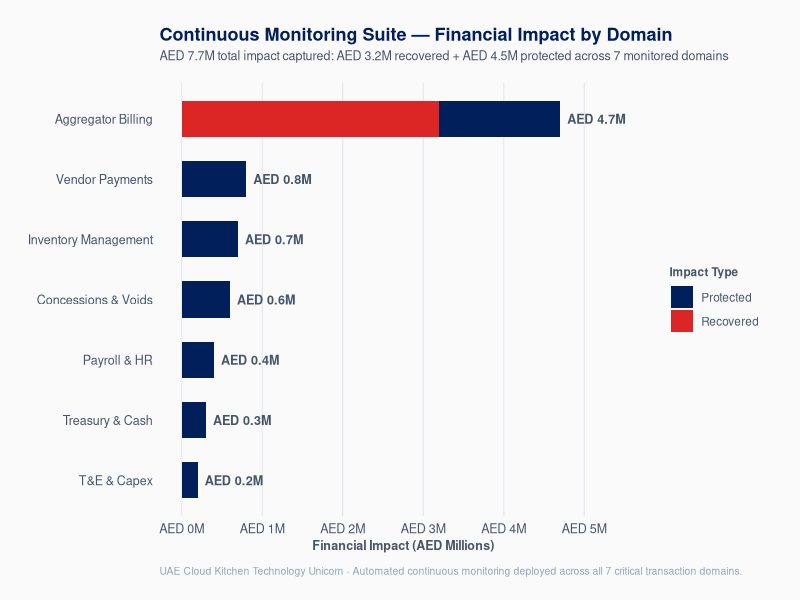
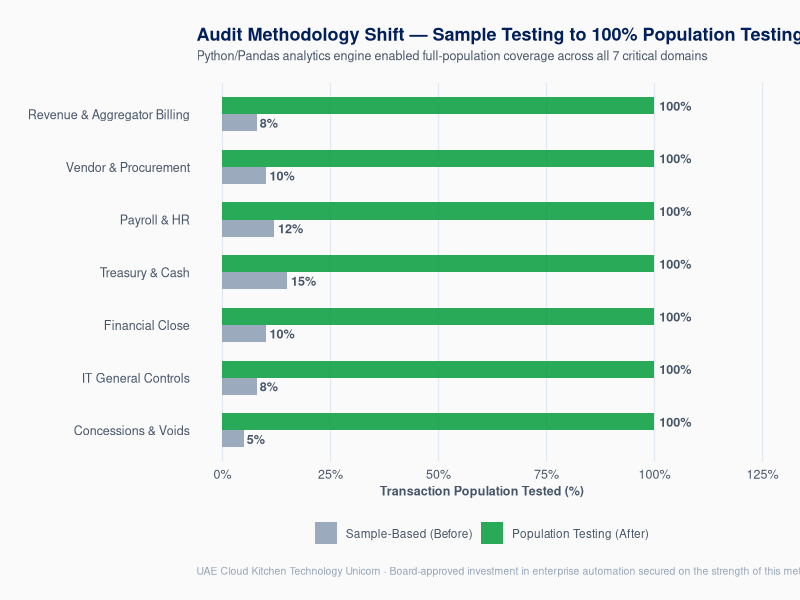
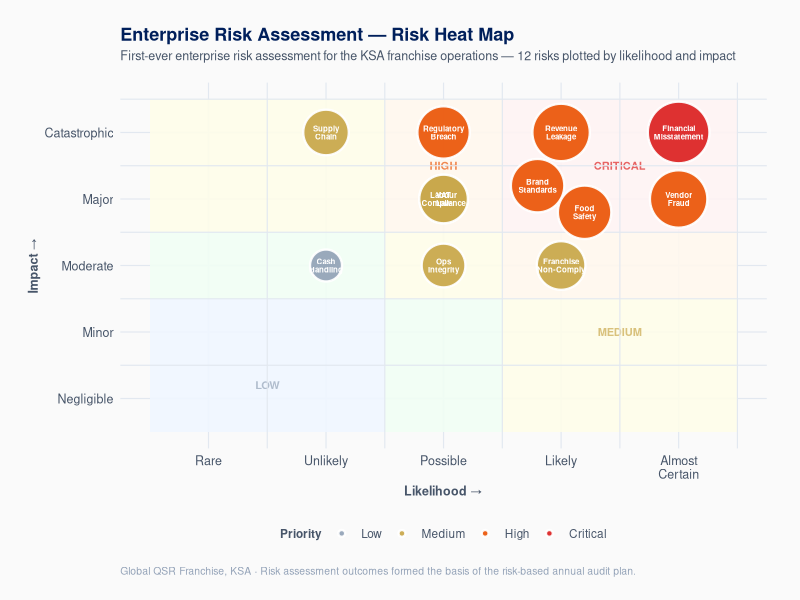
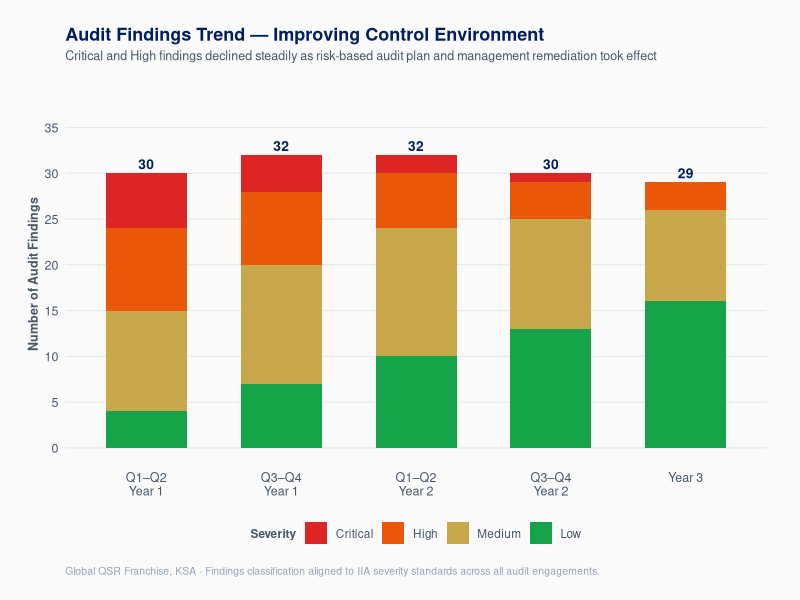
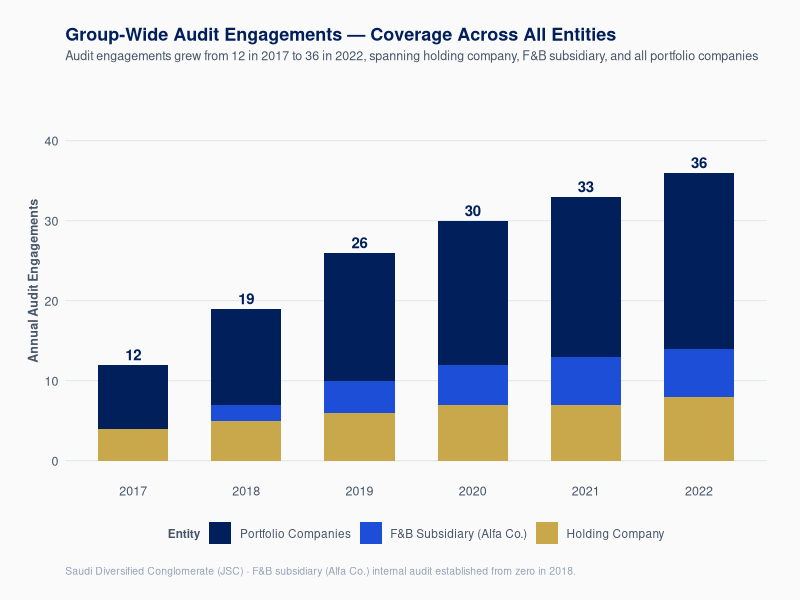
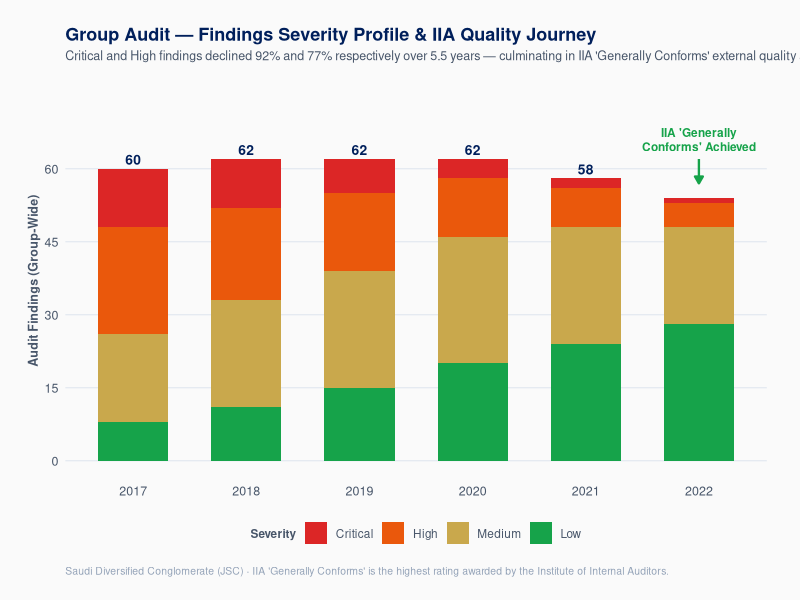

Write the R code that produced these figures, in order.
library(ggplot2)
library(dplyr)

NAVY  <- "#001F5B"
GOLD  <- "#C9A84C"
SLATE <- "#475569"
LIGHT <- "#94A3B8"
BG    <- "#FAFAFA"
WHITE <- "#FFFFFF"
GREEN <- "#16A34A"
RED   <- "#DC2626"
BLUE  <- "#1D4ED8"

BASE_THEME <- theme_minimal(base_family = "sans") +
  theme(
    plot.background  = element_rect(fill = BG, colour = NA),
    panel.background = element_rect(fill = BG, colour = NA),
    panel.grid.major = element_line(colour = "#E2E8F0", linewidth = 0.4),
    panel.grid.minor = element_blank(),
    axis.text        = element_text(size = 9,  colour = SLATE),
    axis.title       = element_text(size = 9,  colour = SLATE, face = "bold"),
    plot.title       = element_text(size = 13, colour = NAVY, face = "bold", margin = margin(b = 4)),
    plot.subtitle    = element_text(size = 9,  colour = SLATE, margin = margin(b = 14)),
    plot.caption     = element_text(size = 7.5, colour = LIGHT, hjust = 0, margin = margin(t = 10)),
    plot.margin      = margin(20, 24, 16, 20),
    legend.text      = element_text(size = 8.5, colour = SLATE),
    legend.title     = element_text(size = 8.5, colour = SLATE, face = "bold")
  )

ROOT <- "public/images/projects"

# ══════════════════════════════════════════════════════════════════════════════
# PROJECT 1 — CAE Establishment: 2 additional charts
# ══════════════════════════════════════════════════════════════════════════════
d1 <- file.path(ROOT, "cae-establishment")

# Chart 1c: Financial Impact by Monitoring Domain (AED 7.7M breakdown)
impact <- data.frame(
  domain    = factor(
    c("Aggregator Billing",   "Aggregator Billing",
      "Vendor Payments",      "Inventory Management",
      "Concessions & Voids",  "Payroll & HR",
      "Treasury & Cash",      "T&E & Capex"),
    levels = c("T&E & Capex", "Treasury & Cash", "Payroll & HR",
               "Concessions & Voids", "Inventory Management",
               "Vendor Payments", "Aggregator Billing")
  ),
  type      = c("Recovered", "Protected", "Protected", "Protected",
                "Protected", "Protected", "Protected", "Protected"),
  value_aed = c(3.2, 1.5, 0.8, 0.7, 0.6, 0.4, 0.3, 0.2)
)

type_cols <- c("Recovered" = RED, "Protected" = NAVY)

# Compute bar right edges for outside labels
impact_totals <- impact %>%
  group_by(domain) %>%
  summarise(total = sum(value_aed), .groups = "drop")

p1c <- ggplot(impact, aes(y = domain, x = value_aed, fill = type)) +
  geom_col(width = 0.6, position = "stack") +
  geom_text(
    data = impact_totals,
    aes(y = domain, x = total, label = paste0("AED ", total, "M"), fill = NULL),
    hjust = -0.12, size = 3.2, colour = SLATE, fontface = "bold",
    inherit.aes = FALSE
  ) +
  scale_fill_manual(values = type_cols, name = "Impact Type") +
  scale_x_continuous(
    labels = function(x) paste0("AED ", x, "M"),
    breaks = seq(0, 5, 1),
    limits = c(0, 5.5)
  ) +
  BASE_THEME +
  theme(panel.grid.major.y = element_blank()) +
  labs(
    title    = "Continuous Monitoring Suite — Financial Impact by Domain",
    subtitle = "AED 7.7M total impact captured: AED 3.2M recovered + AED 4.5M protected across 7 monitored domains",
    x        = "Financial Impact (AED Millions)",
    y        = NULL,
    caption  = "UAE Cloud Kitchen Technology Unicorn · Automated continuous monitoring deployed across all 7 critical transaction domains."
  )

ggsave(file.path(d1, "financial-impact.png"), p1c, width = 11, height = 5, dpi = 180)
message("1c done")

# Chart 1d: Sample-Based vs 100% Population Testing
testing <- data.frame(
  domain   = factor(
    c("Revenue & Aggregator Billing", "Vendor & Procurement",
      "Payroll & HR", "Treasury & Cash",
      "Financial Close", "IT General Controls",
      "Concessions & Voids"),
    levels = rev(c("Revenue & Aggregator Billing", "Vendor & Procurement",
                   "Payroll & HR", "Treasury & Cash",
                   "Financial Close", "IT General Controls",
                   "Concessions & Voids"))
  ),
  before_pct = c(8, 10, 12, 15, 10, 8, 5),
  after_pct  = rep(100, 7)
)

testing_long <- rbind(
  data.frame(domain = testing$domain, pct = testing$before_pct, phase = "Sample-Based (Before)"),
  data.frame(domain = testing$domain, pct = testing$after_pct,  phase = "Population Testing (After)")
)
testing_long$phase <- factor(testing_long$phase,
  levels = c("Sample-Based (Before)", "Population Testing (After)"))

p1d <- ggplot(testing_long, aes(y = domain, x = pct, fill = phase)) +
  geom_col(position = "dodge", width = 0.65, alpha = 0.92) +
  geom_text(
    aes(label = paste0(pct, "%")),
    position = position_dodge(width = 0.65),
    hjust = -0.15, size = 3.2, colour = SLATE, fontface = "bold"
  ) +
  scale_fill_manual(
    values = c("Sample-Based (Before)" = LIGHT, "Population Testing (After)" = GREEN),
    name   = NULL
  ) +
  scale_x_continuous(limits = c(0, 120), labels = function(x) paste0(x, "%")) +
  BASE_THEME +
  theme(
    panel.grid.major.y = element_blank(),
    legend.position    = "bottom"
  ) +
  labs(
    title    = "Audit Methodology Shift — Sample Testing to 100% Population Testing",
    subtitle = "Python/Pandas analytics engine enabled full-population coverage across all 7 critical domains",
    x        = "Transaction Population Tested (%)",
    y        = NULL,
    caption  = "UAE Cloud Kitchen Technology Unicorn · Board-approved investment in enterprise automation secured on the strength of this methodology shift."
  )

ggsave(file.path(d1, "population-testing.png"), p1d, width = 11, height = 5, dpi = 180)
message("1d done")

# ══════════════════════════════════════════════════════════════════════════════
# PROJECT 2 — QSR Transformation: 2 additional charts
# ══════════════════════════════════════════════════════════════════════════════
d2 <- file.path(ROOT, "qsr-transformation")

# Chart 2c: Enterprise Risk Assessment Heat Map (no ggnewscale — zones via annotate)
# Slight jitter on (4,4) collision: Brand Standards & Food Safety
risks <- data.frame(
  likelihood = c(4,   5,   3,   3.8, 5,   3,   2,   4,   3,   4.2, 2,   3),
  impact     = c(5,   5,   5,   4.2, 4,   4,   5,   3,   4,   3.8, 3,   3),
  label      = c("Revenue\nLeakage", "Financial\nMisstatement", "Regulatory\nBreach",
                 "Brand\nStandards", "Vendor\nFraud", "VAT\nCompliance",
                 "Supply\nChain", "Franchise\nNon-Comply", "Labour\nLaw",
                 "Food\nSafety", "Cash\nHandling", "Ops\nIntegrity")
)
risks$risk_score <- risks$likelihood * risks$impact
risks$priority   <- cut(risks$risk_score,
  breaks = c(0, 8, 12, 20, 25),
  labels = c("Low", "Medium", "High", "Critical"))

priority_cols <- c("Low" = "#94A3B8", "Medium" = GOLD, "High" = "#EA580C", "Critical" = RED)

p2c <- ggplot(risks, aes(x = likelihood, y = impact)) +
  # Background zone rectangles via annotate (no fill aesthetic conflict)
  annotate("rect", xmin=0.5, xmax=2.5, ymin=0.5, ymax=2.5, fill="#EFF6FF", alpha=0.9) +
  annotate("rect", xmin=2.5, xmax=3.5, ymin=0.5, ymax=2.5, fill="#F0FDF4", alpha=0.9) +
  annotate("rect", xmin=0.5, xmax=2.5, ymin=2.5, ymax=3.5, fill="#F0FDF4", alpha=0.9) +
  annotate("rect", xmin=2.5, xmax=3.5, ymin=2.5, ymax=3.5, fill="#FEFCE8", alpha=0.9) +
  annotate("rect", xmin=3.5, xmax=5.5, ymin=0.5, ymax=2.5, fill="#FEFCE8", alpha=0.9) +
  annotate("rect", xmin=0.5, xmax=2.5, ymin=3.5, ymax=5.5, fill="#FEFCE8", alpha=0.9) +
  annotate("rect", xmin=2.5, xmax=3.5, ymin=3.5, ymax=5.5, fill="#FFF7ED", alpha=0.9) +
  annotate("rect", xmin=3.5, xmax=5.5, ymin=2.5, ymax=3.5, fill="#FFF7ED", alpha=0.9) +
  annotate("rect", xmin=3.5, xmax=5.5, ymin=3.5, ymax=5.5, fill="#FEF2F2", alpha=0.9) +
  # Zone labels
  annotate("text", x=1.5, y=1.2, label="LOW",      size=2.8, colour="#94A3B8", fontface="bold", alpha=0.7) +
  annotate("text", x=4.5, y=2.0, label="MEDIUM",   size=2.8, colour=GOLD,     fontface="bold", alpha=0.7) +
  annotate("text", x=3.0, y=4.5, label="HIGH",     size=2.8, colour="#EA580C",fontface="bold", alpha=0.7) +
  annotate("text", x=4.5, y=4.5, label="CRITICAL", size=2.8, colour=RED,      fontface="bold", alpha=0.7) +
  # Grid lines
  geom_hline(yintercept = 1:5 + 0.5, colour = "#E2E8F0", linewidth = 0.4) +
  geom_vline(xintercept = 1:5 + 0.5, colour = "#E2E8F0", linewidth = 0.4) +
  # Risk bubbles
  geom_point(aes(fill = priority, size = risk_score),
    shape = 21, colour = WHITE, stroke = 1.2, alpha = 0.94) +
  geom_text(aes(label = label),
    size = 2.0, colour = WHITE, fontface = "bold", lineheight = 0.85) +
  scale_fill_manual(values = priority_cols, name = "Priority") +
  scale_size_continuous(range = c(10, 20), guide = "none") +
  scale_x_continuous(breaks = 1:5,
    labels = c("Rare", "Unlikely", "Possible", "Likely", "Almost\nCertain"),
    limits = c(0.5, 5.5)) +
  scale_y_continuous(breaks = 1:5,
    labels = c("Negligible", "Minor", "Moderate", "Major", "Catastrophic"),
    limits = c(0.5, 5.5)) +
  BASE_THEME +
  theme(panel.grid = element_blank(), legend.position = "bottom") +
  labs(
    title    = "Enterprise Risk Assessment — Risk Heat Map",
    subtitle = "First-ever enterprise risk assessment for the KSA franchise operations — 12 risks plotted by likelihood and impact",
    x        = "Likelihood →",
    y        = "Impact →",
    caption  = "Global QSR Franchise, KSA · Risk assessment outcomes formed the basis of the risk-based annual audit plan."
  )

ggsave(file.path(d2, "risk-heatmap.png"), p2c, width = 10, height = 7, dpi = 180)
message("2c done")

# Chart 2d: Audit Findings Trend — Control Environment Improvement
findings <- data.frame(
  period   = factor(rep(c("Q1–Q2\nYear 1", "Q3–Q4\nYear 1", "Q1–Q2\nYear 2",
                          "Q3–Q4\nYear 2", "Year 3"), each = 4),
                    levels = c("Q1–Q2\nYear 1", "Q3–Q4\nYear 1",
                               "Q1–Q2\nYear 2", "Q3–Q4\nYear 2", "Year 3")),
  severity = factor(rep(c("Critical", "High", "Medium", "Low"), times = 5),
                    levels = c("Critical", "High", "Medium", "Low")),
  count    = c(
    6,  9, 11,  4,   # Q1-Q2 Yr1 — baseline (restaurant only)
    4,  8, 13,  7,   # Q3-Q4 Yr1 — risk plan kicks in
    2,  6, 14, 10,   # Q1-Q2 Yr2
    1,  4, 12, 13,   # Q3-Q4 Yr2
    0,  3, 10, 16    # Year 3 — management improving
  )
)

sev_cols <- c("Critical" = RED, "High" = "#EA580C", "Medium" = GOLD, "Low" = GREEN)

p2d <- ggplot(findings, aes(x = period, y = count, fill = severity)) +
  geom_col(position = "stack", width = 0.6) +
  geom_text(
    data = findings %>% group_by(period) %>% summarise(total = sum(count), .groups = "drop"),
    aes(x = period, y = total, label = total, fill = NULL),
    vjust = -0.4, size = 3.5, colour = NAVY, fontface = "bold", inherit.aes = FALSE
  ) +
  scale_fill_manual(values = sev_cols, name = "Severity") +
  scale_y_continuous(limits = c(0, 38), breaks = seq(0, 35, 5)) +
  BASE_THEME +
  theme(
    panel.grid.major.x = element_blank(),
    legend.position    = "bottom"
  ) +
  labs(
    title    = "Audit Findings Trend — Improving Control Environment",
    subtitle = "Critical and High findings declined steadily as risk-based audit plan and management remediation took effect",
    x        = NULL,
    y        = "Number of Audit Findings",
    caption  = "Global QSR Franchise, KSA · Findings classification aligned to IIA severity standards across all audit engagements."
  )

ggsave(file.path(d2, "findings-trend.png"), p2d, width = 10, height = 5.5, dpi = 180)
message("2d done")

# ══════════════════════════════════════════════════════════════════════════════
# PROJECT 3 — Group Audit Leadership: 2 additional charts
# ══════════════════════════════════════════════════════════════════════════════
d3 <- file.path(ROOT, "group-audit-leadership")

# Chart 3c: Audit Engagements Across Group Entities
coverage <- data.frame(
  year   = rep(2017:2022, each = 3),
  entity = rep(c("Holding Company", "F&B Subsidiary (Alfa Co.)", "Portfolio Companies"), 6),
  count  = c(
    4,  0,  8,   # 2017
    5,  2, 12,   # 2018
    6,  4, 16,   # 2019
    7,  5, 18,   # 2020
    7,  6, 20,   # 2021
    8,  6, 22    # 2022
  )
)
coverage$entity <- factor(coverage$entity,
  levels = c("Portfolio Companies", "F&B Subsidiary (Alfa Co.)", "Holding Company"))

totals3c <- coverage %>%
  group_by(year) %>%
  summarise(total = sum(count), .groups = "drop")

entity_cols <- c(
  "Holding Company"            = GOLD,
  "F&B Subsidiary (Alfa Co.)" = BLUE,
  "Portfolio Companies"        = NAVY
)

p3c <- ggplot(coverage, aes(x = factor(year), y = count, fill = entity)) +
  geom_col(position = "stack", width = 0.62) +
  geom_text(
    data = totals3c,
    aes(x = factor(year), y = total, label = total, fill = NULL),
    vjust = -0.4, size = 3.8, colour = NAVY, fontface = "bold", inherit.aes = FALSE
  ) +
  scale_fill_manual(values = entity_cols, name = "Entity") +
  scale_y_continuous(limits = c(0, 45), breaks = seq(0, 40, 10)) +
  BASE_THEME +
  theme(
    panel.grid.major.x = element_blank(),
    legend.position    = "bottom"
  ) +
  labs(
    title    = "Group-Wide Audit Engagements — Coverage Across All Entities",
    subtitle = "Audit engagements grew from 12 in 2017 to 36 in 2022, spanning holding company, F&B subsidiary, and all portfolio companies",
    x        = NULL,
    y        = "Annual Audit Engagements",
    caption  = "Saudi Diversified Conglomerate (JSC) · F&B subsidiary (Alfa Co.) internal audit established from zero in 2018."
  )

ggsave(file.path(d3, "audit-coverage.png"), p3c, width = 10, height = 5.5, dpi = 180)
message("3c done")

# Chart 3d: IIA Quality Journey — Findings by Severity Over 5.5 Years
iia_findings <- data.frame(
  year     = rep(2017:2022, each = 4),
  severity = factor(rep(c("Critical", "High", "Medium", "Low"), 6),
                    levels = c("Critical", "High", "Medium", "Low")),
  count    = c(
    12, 22, 18,  8,   # 2017 — baseline, pre-IIA assessment
    10, 19, 22, 11,   # 2018
     7, 16, 24, 15,   # 2019
     4, 12, 26, 20,   # 2020
     2,  8, 24, 24,   # 2021
     1,  5, 20, 28    # 2022 — Generally Conforms achieved
  )
)

sev_cols2 <- c("Critical" = RED, "High" = "#EA580C", "Medium" = GOLD, "Low" = GREEN)

totals3d <- iia_findings %>%
  group_by(year) %>%
  summarise(total = sum(count), .groups = "drop")

p3d <- ggplot(iia_findings, aes(x = factor(year), y = count, fill = severity)) +
  geom_col(position = "stack", width = 0.62) +
  geom_text(
    data = totals3d %>% filter(year != 2022),
    aes(x = factor(year), y = total, label = total, fill = NULL),
    vjust = -0.4, size = 3.5, colour = NAVY, fontface = "bold", inherit.aes = FALSE
  ) +
  annotate("text", x = 6, y = 66,
    label = "IIA 'Generally\nConforms' Achieved",
    size = 3, colour = GREEN, fontface = "bold", lineheight = 1, hjust = 0.5) +
  annotate("segment", x = 6, xend = 6, y = 62, yend = 57,
    colour = GREEN, linewidth = 0.8,
    arrow = arrow(length = unit(0.2, "cm"), type = "closed")) +
  scale_fill_manual(values = sev_cols2, name = "Severity") +
  scale_y_continuous(limits = c(0, 74), breaks = seq(0, 60, 15)) +
  BASE_THEME +
  theme(
    panel.grid.major.x = element_blank(),
    legend.position    = "bottom"
  ) +
  labs(
    title    = "Group Audit — Findings Severity Profile & IIA Quality Journey",
    subtitle = "Critical and High findings declined 92% and 77% respectively over 5.5 years — culminating in IIA 'Generally Conforms' external quality assessment",
    x        = NULL,
    y        = "Audit Findings (Group-Wide)",
    caption  = "Saudi Diversified Conglomerate (JSC) · IIA 'Generally Conforms' is the highest rating awarded by the Institute of Internal Auditors."
  )

ggsave(file.path(d3, "findings-improvement.png"), p3d, width = 10, height = 5.5, dpi = 180)
message("3d done")

message("\n✓ All 6 additional charts generated successfully.")
